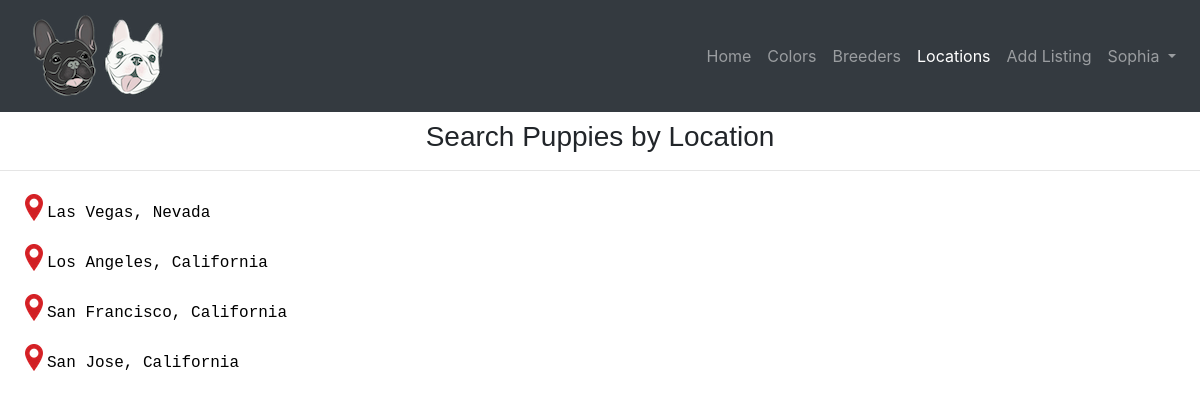
The app's page /locations (signed in) with its own data.
### puppysearch/models.py (models this page shows, shortened)
class User(AbstractUser):
    company_name = models.CharField(max_length=64, blank=True)
    first_name = models.CharField(max_length=64)
    last_name = models.CharField(max_length=64)
    phone = models.CharField(max_length=64)
    is_breeder = models.BooleanField(default=False)
    timestamp = models.DateTimeField(default=datetime.now)
    favorites = models.ManyToManyField('Listing', blank=True, related_name="watchers")

class Location(models.Model):
    city = models.CharField(max_length=225)
    state = models.CharField(max_length=64)

### puppysearch/views.py (the view)
# urls.py: path("locations", views.locations, name="locations"),
def locations(request):
    locations = Location.objects.all().order_by("city")
    context = {
        'locations': locations
    }
    return render(request, "puppysearch/locations.html", context)

### puppysearch/templates/puppysearch/locations.html (shortened to what this page needs)
{% extends "puppysearch/layout.html" %} {%load static%}
{% block body %}
<h3 class="color_heading">Search Puppies by Location </h3><hr>
    <ul class="locations_list">
        {%for location in locations%}
            <li> <a class="color_link" href = "{% url 'show_location_listings' location.id %}"> {{location.city}}, {{location.state}} </li></a>
        {%endfor%}
    </ul>
</html>
{% endblock %}

### puppysearch/templates/puppysearch/layout.html (shortened to what this page needs)
{%load static%}
<!DOCTYPE html>
<html lang="en">
<head>
    <link rel="stylesheet" href="https://stackpath.bootstrapcdn.com/bootstrap/4.3.1/css/bootstrap.min.css">
    <link href="https://maxcdn.bootstrapcdn.com/font-awesome/4.7.0/css/font-awesome.min.css" rel="stylesheet"/>
    <link href="{% static 'puppysearch/styles.css' %}" rel="stylesheet">
</head>
<body>
    <nav class="navbar navbar-expand-lg navbar-dark bg-dark static-top">
        <div class="div_nav_bar">
            <a class="navbar-brand" href="{% url 'index' %}">
                <img src="{% static 'media/logo.png' %}" alt="logo">
            </a>
        </div>
        <div class="collapse navbar-collapse" id="navbarResponsive">
            <ul class="navbar-nav ml-auto">
                <li class="nav-item">
                    <a class="nav-link" href="{% url 'index' %}"> Home
                    </a>
                </li>
                <li class="nav-item">
                    <a class="nav-link" href="{% url 'colors' %}">Colors</a>
                </li>
                <li class="nav-item">
                    <a class="nav-link" href="{% url 'breeders'%}">Breeders</a>
                </li>
                <li class="nav-item">
                    <a class="nav-link" href="{% url 'locations'%}">Locations</a>
                </li>
                {% if user.is_authenticated%}
                 {%if user.is_breeder%}
                 <li class="nav-item">
                    <a class="nav-link" href="{% url 'add_listing'%}">Add Listing</a>
                </li>
                {%endif%}
                <li class="nav-item dropdown">
                    <a class="nav-link dropdown-toggle" href="#" id="navbarDropdown" role="button" data-toggle="dropdown" aria-haspopup="true" aria-expanded="false">
                        {{ user.username }}
                    </a>
                </li>
                {% endif %}
            </ul>
        </div>
    </nav>
    <div class="body">
        {% block body %}{% endblock %}
</body>
</html>

### puppysearch/static/puppysearch/styles.css (style rules this page uses)
.div_nav_bar { margin-left: 1%; }
.color_heading { text-align: center; margin-top: 8px; font-family: Impact, Haettenschweiler, 'Arial Narrow Bold', sans-serif; }
.color_link { color: black; }
.locations_list { padding-left: 5px; }
.locations_list li { height: 50px; background: url('/static/media/location.png') no-repeat 20px 7px transparent; list-style-type: none; margin: 0; vertical-align: middle; padding: 14px 0px 0px 42px; font-family: monospace; font-size: 16px; }

### records on screen
User: username "Sophia"
Location: city "Las Vegas", state "Nevada"
Location: city "Los Angeles", state "California"
Location: city "San Francisco", state "California"
Location: city "San Jose", state "California"
